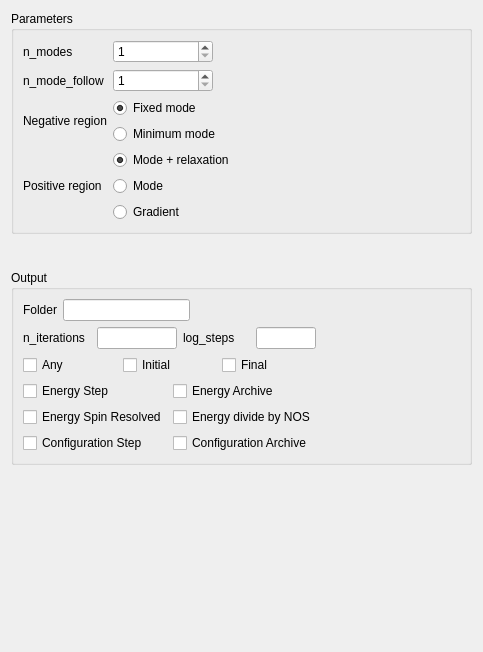
         <widget class="QWidget" name="page_2">
          <property name="geometry">
           <rect>
            <x>0</x>
            <y>0</y>
            <width>483</width>
            <height>652</height>
           </rect>
          </property>
          <attribute name="label">
           <string>MMF</string>
          </attribute>
          <layout class="QGridLayout" name="gridLayout_23">
           <item row="9" column="0">
            <spacer name="verticalSpacer_7">
             <property name="orientation">
              <enum>Qt::Vertical</enum>
             </property>
             <property name="sizeHint" stdset="0">
              <size>
               <width>20</width>
               <height>40</height>
              </size>
             </property>
            </spacer>
           </item>
           <item row="7" column="0">
            <spacer name="verticalSpacer_8">
             <property name="orientation">
              <enum>Qt::Vertical</enum>
             </property>
             <property name="sizeType">
              <enum>QSizePolicy::Fixed</enum>
             </property>
             <property name="sizeHint" stdset="0">
              <size>
               <width>20</width>
               <height>30</height>
              </size>
             </property>
            </spacer>
           </item>
           <item row="4" column="0">
            <widget class="QGroupBox" name="groupBox_6">
             <property name="title">
              <string>Parameters</string>
             </property>
             <layout class="QGridLayout" name="gridLayout_26">
              <item row="1" column="0">
               <widget class="QLabel" name="label_17">
                <property name="text">
                 <string>n_mode_follow</string>
                </property>
               </widget>
              </item>
              <item row="4" column="1">
               <layout class="QGridLayout" name="gridLayout_25">
                <item row="0" column="0">
                 <widget class="QRadioButton" name="radioButton_mmf_negative_fixed">
                  <property name="text">
                   <string>Fixed mode</string>
                  </property>
                  <property name="checked">
                   <bool>true</bool>
                  </property>
                  <attribute name="buttonGroup">
                   <string notr="true">buttonGroup</string>
                  </attribute>
                 </widget>
                </item>
                <item row="1" column="0">
                 <widget class="QRadioButton" name="radioButton_mmf_negative_minimum">
                  <property name="text">
                   <string>Minimum mode</string>
                  </property>
                  <attribute name="buttonGroup">
                   <string notr="true">buttonGroup</string>
                  </attribute>
                 </widget>
                </item>
               </layout>
              </item>
              <item row="1" column="1">
               <widget class="QSpinBox" name="spinBox_mmf_n_mode_follow">
                <property name="maximumSize">
                 <size>
                  <width>100</width>
                  <height>16777215</height>
                 </size>
                </property>
                <property name="minimum">
                 <number>1</number>
                </property>
                <property name="maximum">
                 <number>99999999</number>
                </property>
               </widget>
              </item>
              <item row="0" column="1">
               <widget class="QSpinBox" name="spinBox_mmf_n_modes">
                <property name="maximumSize">
                 <size>
                  <width>100</width>
                  <height>16777215</height>
                 </size>
                </property>
                <property name="minimum">
                 <number>1</number>
                </property>
                <property name="maximum">
                 <number>99999999</number>
                </property>
               </widget>
              </item>
              <item row="4" column="0">
               <widget class="QLabel" name="label_19">
                <property name="text">
                 <string>Negative region</string>
                </property>
               </widget>
              </item>
              <item row="5" column="1">
               <layout class="QGridLayout" name="gridLayout_24">
                <item row="0" column="0">
                 <widget class="QRadioButton" name="radioButton_mmf_positive_mode_relax">
                  <property name="text">
                   <string>Mode + relaxation</string>
                  </property>
                  <property name="checked">
                   <bool>true</bool>
                  </property>
                  <attribute name="buttonGroup">
                   <string notr="true">buttonGroup_2</string>
                  </attribute>
                 </widget>
                </item>
                <item row="1" column="0">
                 <widget class="QRadioButton" name="radioButton_mmf_positive_mode">
                  <property name="text">
                   <string>Mode</string>
                  </property>
                  <attribute name="buttonGroup">
                   <string notr="true">buttonGroup_2</string>
                  </attribute>
                 </widget>
                </item>
                <item row="2" column="0">
                 <widget class="QRadioButton" name="radioButton_mmf_positive_gradient">
                  <property name="text">
                   <string>Gradient</string>
                  </property>
                  <attribute name="buttonGroup">
                   <string notr="true">buttonGroup_2</string>
                  </attribute>
                 </widget>
                </item>
               </layout>
              </item>
              <item row="5" column="0">
               <widget class="QLabel" name="label_18">
                <property name="text">
                 <string>Positive region</string>
                </property>
               </widget>
              </item>
              <item row="0" column="0">
               <widget class="QLabel" name="label_16">
                <property name="text">
                 <string>n_modes</string>
                </property>
               </widget>
              </item>
              <item row="4" column="2">
               <spacer name="horizontalSpacer_121">
                <property name="orientation">
                 <enum>Qt::Horizontal</enum>
                </property>
                <property name="sizeHint" stdset="0">
                 <size>
                  <width>40</width>
                  <height>20</height>
                 </size>
                </property>
               </spacer>
              </item>
             </layout>
            </widget>
           </item>
           <item row="8" column="0">
            <widget class="QGroupBox" name="groupBox_7">
             <property name="title">
              <string>Output</string>
             </property>
             <layout class="QGridLayout" name="gridLayout_27">
              <item row="5" column="0">
               <layout class="QGridLayout" name="gridLayout_32">
                <item row="2" column="1">
                 <widget class="QCheckBox" name="checkBox_mmf_output_configuration_archive">
                  <property name="text">
                   <string>Configuration Archive</string>
                  </property>
                 </widget>
                </item>
                <item row="0" column="0">
                 <widget class="QCheckBox" name="checkBox_mmf_output_energy_step">
                  <property name="text">
                   <string>Energy Step</string>
                  </property>
                 </widget>
                </item>
                <item row="2" column="0">
                 <widget class="QCheckBox" name="checkBox_mmf_output_configuration_step">
                  <property name="text">
                   <string>Configuration Step</string>
                  </property>
                 </widget>
                </item>
                <item row="0" column="1">
                 <widget class="QCheckBox" name="checkBox_mmf_output_energy_archive">
                  <property name="text">
                   <string>Energy Archive</string>
                  </property>
                 </widget>
                </item>
                <item row="1" column="0">
                 <widget class="QCheckBox" name="checkBox_mmf_output_energy_spin_resolved">
                  <property name="text">
                   <string>Energy Spin Resolved</string>
                  </property>
                 </widget>
                </item>
                <item row="1" column="1">
                 <widget class="QCheckBox" name="checkBox_mmf_output_energy_divide">
                  <property name="text">
                   <string>Energy divide by NOS</string>
                  </property>
                 </widget>
                </item>
               </layout>
              </item>
              <item row="4" column="0">
               <layout class="QGridLayout" name="gridLayout_31">
                <item row="0" column="2">
                 <widget class="QCheckBox" name="checkBox_mmf_output_final">
                  <property name="text">
                   <string>Final</string>
                  </property>
                 </widget>
                </item>
                <item row="0" column="1">
                 <widget class="QCheckBox" name="checkBox_mmf_output_initial">
                  <property name="text">
                   <string>Initial</string>
                  </property>
                 </widget>
                </item>
                <item row="0" column="0">
                 <widget class="QCheckBox" name="checkBox_mmf_output_any">
                  <property name="text">
                   <string>Any</string>
                  </property>
                 </widget>
                </item>
               </layout>
              </item>
              <item row="3" column="0">
               <layout class="QGridLayout" name="gridLayout_28">
                <item row="0" column="0">
                 <widget class="QLabel" name="label_21">
                  <property name="text">
                   <string>n_iterations</string>
                  </property>
                 </widget>
                </item>
                <item row="0" column="2">
                 <widget class="QLabel" name="label_22">
                  <property name="text">
                   <string>log_steps</string>
                  </property>
                 </widget>
                </item>
                <item row="0" column="3">
                 <widget class="QLineEdit" name="lineEdit_mmf_output_log_steps">
                  <property name="maximumSize">
                   <size>
                    <width>60</width>
                    <height>16777215</height>
                   </size>
                  </property>
                 </widget>
                </item>
                <item row="0" column="1">
                 <widget class="QLineEdit" name="lineEdit_mmf_output_n_iterations">
                  <property name="maximumSize">
                   <size>
                    <width>80</width>
                    <height>16777215</height>
                   </size>
                  </property>
                 </widget>
                </item>
               </layout>
              </item>
              <item row="1" column="0">
               <layout class="QGridLayout" name="gridLayout_29">
                <item row="0" column="1">
                 <widget class="QLineEdit" name="lineEdit_mmf_output_folder"/>
                </item>
                <item row="0" column="0">
                 <widget class="QLabel" name="label_20">
                  <property name="text">
                   <string>Folder</string>
                  </property>
                 </widget>
                </item>
                <item row="0" column="2">
                 <spacer name="horizontalSpacer_15">
                  <property name="orientation">
                   <enum>Qt::Horizontal</enum>
                  </property>
                  <property name="sizeHint" stdset="0">
                   <size>
                    <width>40</width>
                    <height>20</height>
                   </size>
                  </property>
                 </spacer>
                </item>
               </layout>
              </item>
              <item row="1" column="1">
               <spacer name="horizontalSpacer_13">
                <property name="orientation">
                 <enum>Qt::Horizontal</enum>
                </property>
                <property name="sizeHint" stdset="0">
                 <size>
                  <width>40</width>
                  <height>20</height>
                 </size>
                </property>
               </spacer>
              </item>
             </layout>
            </widget>
           </item>
          </layout>
         </widget>
